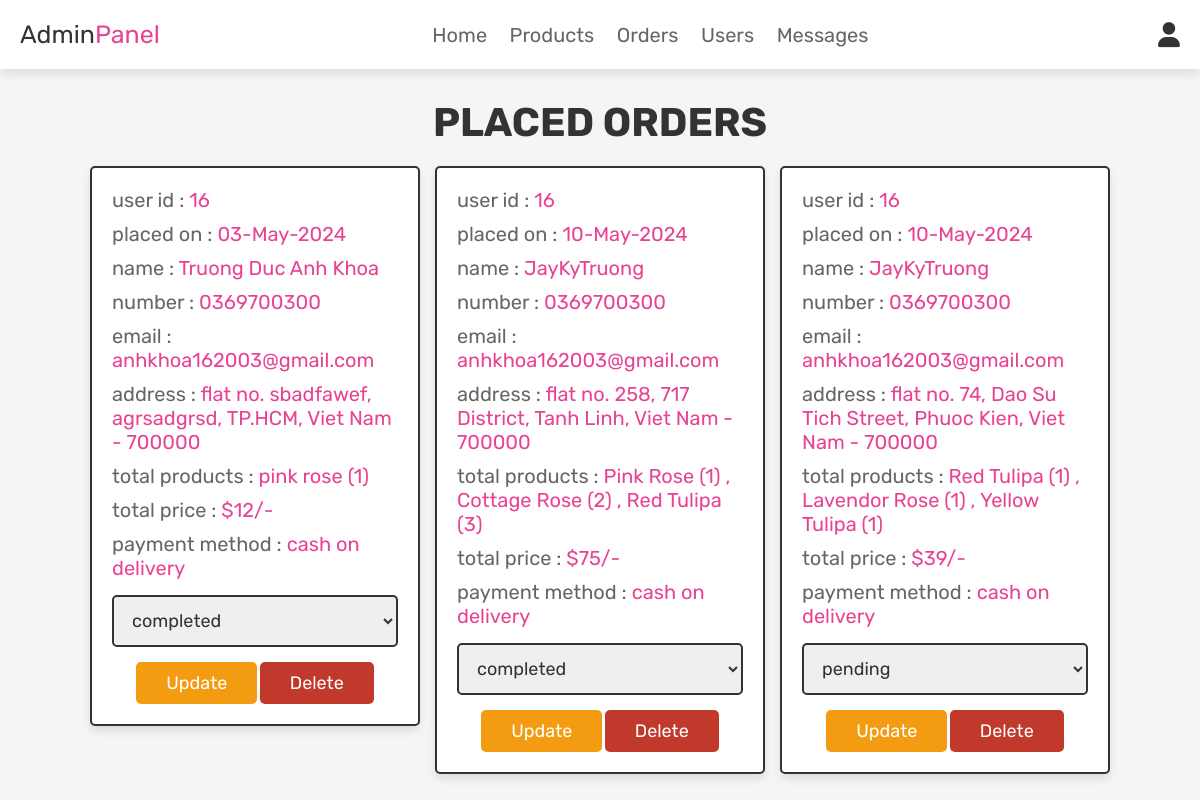
The app's page /admin_orders.php (signed in) with its own data.
### tables this page shows
CREATE TABLE `orders` (
  `id` int(100) NOT NULL,
  `user_id` int(100) NOT NULL,
  `name` varchar(100) NOT NULL,
  `number` varchar(12) NOT NULL,
  `email` varchar(100) NOT NULL,
  `method` varchar(50) NOT NULL,
  `address` varchar(500) NOT NULL,
  `total_products` varchar(1000) NOT NULL,
  `total_price` int(100) NOT NULL,
  `placed_on` varchar(50) NOT NULL,
  `payment_status` varchar(20) NOT NULL DEFAULT 'pending'
);

### admin_orders.php (the view, shortened to what this page needs)
<?php
@include 'config.php';
?>
<!DOCTYPE html>
<html lang="en">
<head>
   <link rel="stylesheet" href="https://cdnjs.cloudflare.com/ajax/libs/font-awesome/6.0.0/css/all.min.css">
   <link rel="stylesheet" href="css/admin_style.css">
</head>
<body>
<?php @include 'admin_header.php'; ?>
<section class="placed-orders">
   <h1 class="title">placed orders</h1>
   <div class="box-container">
      <?php
      $select_orders = mysqli_query($conn, "SELECT * FROM `orders`") or die('query failed');
      if(mysqli_num_rows($select_orders) > 0){
         while($fetch_orders = mysqli_fetch_assoc($select_orders)){
      ?>
      <div class="box">
         <p> user id : <span><?php echo $fetch_orders['user_id']; ?></span> </p>
         <p> placed on : <span><?php echo $fetch_orders['placed_on']; ?></span> </p>
         <p> name : <span><?php echo $fetch_orders['name']; ?></span> </p>
         <p> number : <span><?php echo $fetch_orders['number']; ?></span> </p>
         <p> email : <span><?php echo $fetch_orders['email']; ?></span> </p>
         <p> address : <span><?php echo $fetch_orders['address']; ?></span> </p>
         <p> total products : <span><?php echo $fetch_orders['total_products']; ?></span> </p>
         <p> total price : <span>$<?php echo $fetch_orders['total_price']; ?>/-</span> </p>
         <p> payment method : <span><?php echo $fetch_orders['method']; ?></span> </p>
         <form action="" method="post">
            <select name="update_payment">
               <option disabled selected><?php echo $fetch_orders['payment_status']; ?></option>
            </select>
            <input type="submit" name="update_order" value="update" class="option-btn">
            <a href="admin_orders.php?delete=<?php echo $fetch_orders['id']; ?>" class="delete-btn" onclick="return confirm('delete this order?');">delete</a>
         </form>
      </div>
      <?php
         }
      }else{
         echo '<p class="empty">no orders placed yet!</p>';
      }
      ?>
   </div>
</section>
</body>
</html>

### css/admin_style.css (style rules this page uses)
:root { --pink:#e84393; --red:#c0392b; --orange:#f39c12; --black:#333; --white:#fff; --light-color:#666; --light-white:#ccc; --light-bg:#f5f5f5; --border:.2rem solid var(--black); --box-shadow:0 .5rem 1rem rgba(0,0,0,.1); }
* { font-family: 'Rubik', sans-serif; margin:0; padding:0; box-sizing: border-box; outline: none; border:none; text-decoration: none; transition:all .2s linear; }
html { font-size: 62.5%; overflow-x: hidden; scroll-behavior: smooth; scroll-padding-top: 6.5rem; }
body { background: var(--light-bg); }
section { padding:3rem 2rem; }
.title { text-align: center; margin-bottom: 2rem; color:var(--black); text-transform: uppercase; font-size: 4rem; }
.btn, .delete-btn, .option-btn { display: inline-block; border-radius: .5rem; margin-top: 1rem; font-size: 1.8rem; color:var(--white); cursor: pointer; padding:1rem 3rem; text-transform: capitalize; }
.delete-btn { background-color: var(--red); }
.option-btn { background-color: var(--orange); }
.placed-orders .box-container { display: grid; grid-template-columns: repeat(auto-fit, 33rem); gap:1.5rem; align-items: flex-start; max-width: 1200px; margin: 0 auto; justify-content: center; }
.placed-orders .box-container .box { padding:2rem; border:var(--border); background-color: var(--white); box-shadow: var(--box-shadow); border-radius: .5rem; }
.placed-orders .box-container .box p { margin-bottom: 1rem; font-size: 2rem; color:var(--light-color); }
.placed-orders .box-container .box p span { color:var(--pink); }
.placed-orders .box-container .box form { margin-top: 1rem; text-align: center; }
.placed-orders .box-container .box form select { width: 100%; border:var(--border); padding:1.2rem 1.4rem; font-size: 1.8rem; color:var(--black); border:var(--border); border-radius: .5rem; margin:.5rem 0; }

### records on screen
orders: user "16", placed_on "03-May-2024", name "Truong Duc Anh Khoa", number "0369700300", email "anhkhoa162003@gmail.com", address "flat no. sbadfawef, agrsadgrsd, TP.HCM, Viet Nam - 700000", total_products "pink rose (1)", total_price "12", method "cash on delivery", update_payment "completed"
orders: user "16", placed_on "10-May-2024", name "JayKyTruong", number "0369700300", email "anhkhoa162003@gmail.com", address "flat no. 258, 717 District, Tanh Linh, Viet Nam - 700000", total_products "Pink Rose (1) , Cottage Rose (2) , Red Tulipa (3)", total_price "75", method "cash on delivery", update_payment "completed"
orders: user "16", placed_on "10-May-2024", name "JayKyTruong", number "0369700300", email "anhkhoa162003@gmail.com", address "flat no. 74, Dao Su Tich Street, Phuoc Kien, Viet Nam - 700000", total_products "Red Tulipa (1) , Lavendor Rose (1) , Yellow Tulipa (1)", total_price "39", method "cash on delivery", update_payment "pending"
